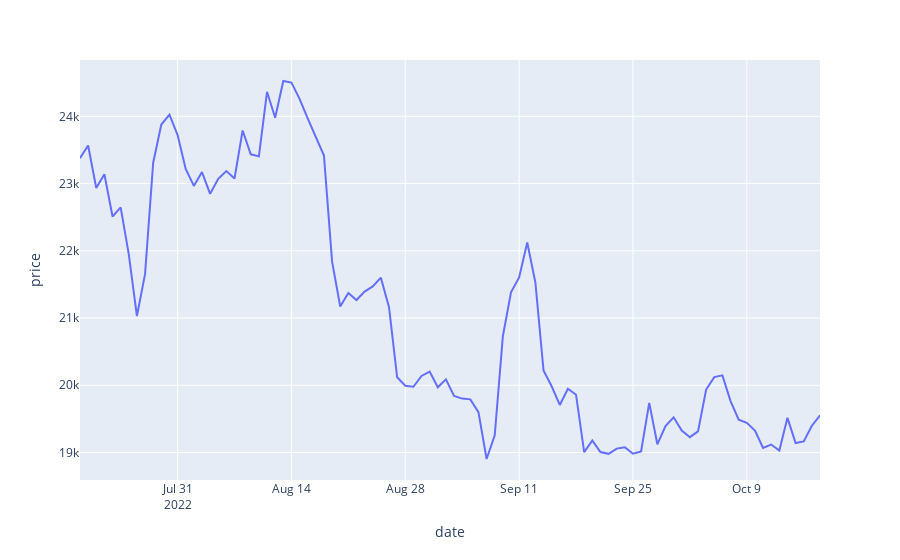

Source (notebook cell):
### Code cell
fig = px.line(df, y="price")
fig.show()
